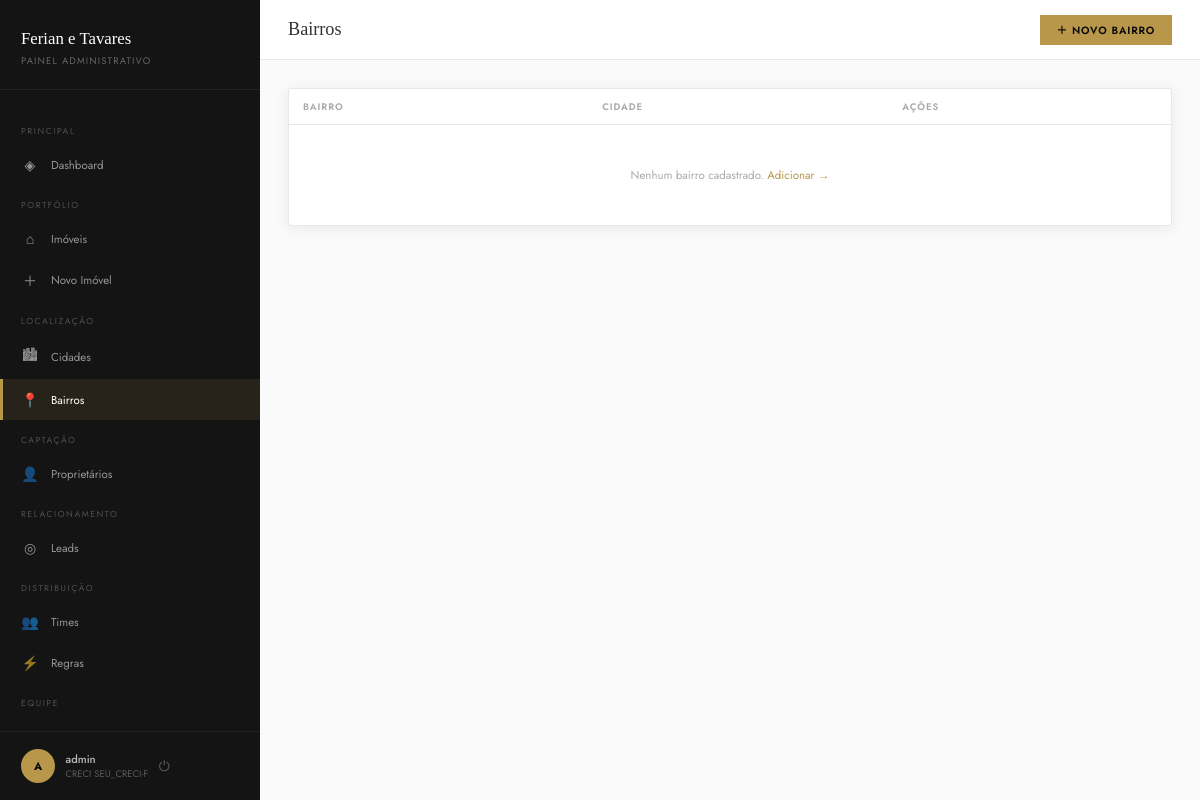
Before: /painel/bairros/ (signed in) with the older database file.
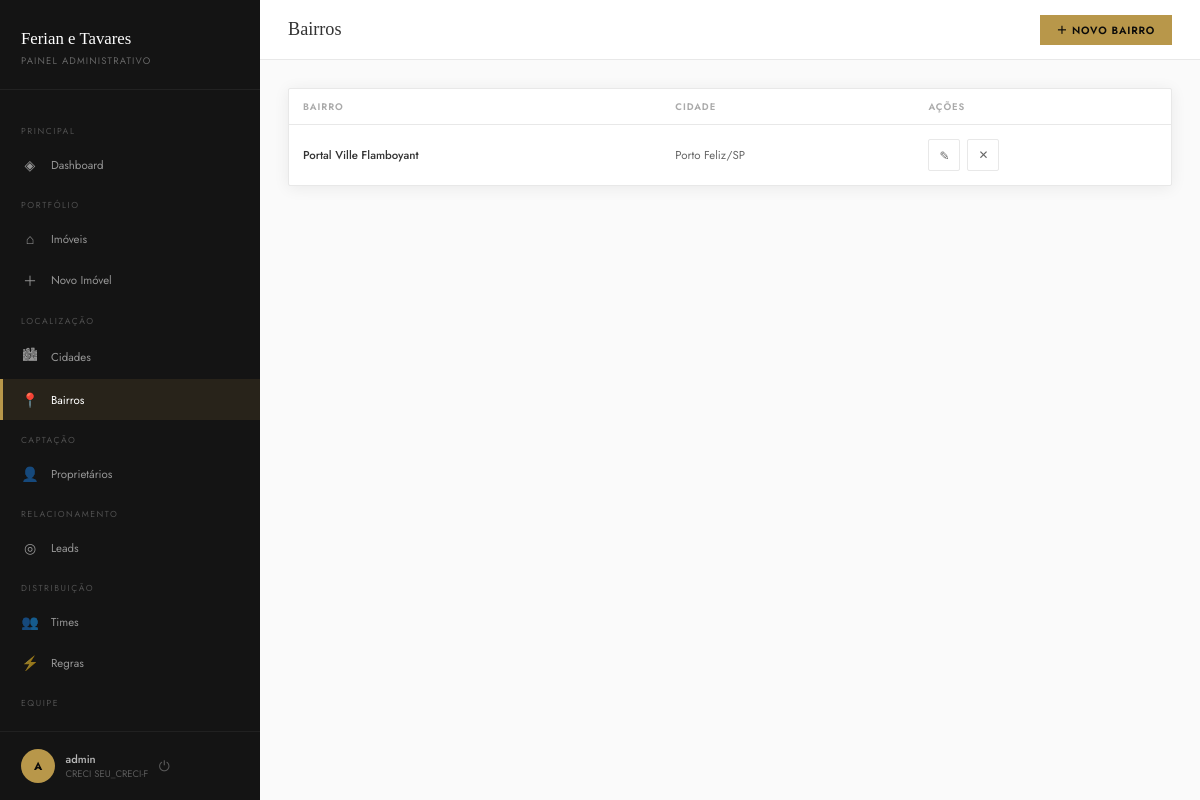
After: the same page with the newer database file.
### imoveis/models.py (models this page shows, shortened)
class Bairro(models.Model):
    nome = models.CharField(max_length=100)
    cidade = models.ForeignKey(Cidade, on_delete=models.CASCADE, related_name='bairros')
    class Meta:
        verbose_name = 'Bairro'
        verbose_name_plural = 'Bairros'
        ordering = ['nome']

class Cidade(models.Model):
    nome = models.CharField(max_length=100)
    estado = models.CharField(max_length=2, default='SP')
    class Meta:
        verbose_name = 'Cidade'
        verbose_name_plural = 'Cidades'
        ordering = ['nome']

### core/admin_views.py (the view)
# urls.py: path('bairros/', admin_views.bairro_list, name='bairro_list'),
@login_required
def bairro_list(request):
    bairros = Bairro.objects.select_related('cidade').order_by('cidade__nome', 'nome')
    return render(request, 'painel/bairro_list.html', {'bairros': bairros})

### core/context_processors.py (called while the page is built)
def site_settings(request):
    return {
        'WHATSAPP_NUMBER': getattr(settings, 'WHATSAPP_NUMBER', '5511947532081'),
        'BROKER_NAME': getattr(settings, 'BROKER_NAME', 'Luiz Tavares'),
        'BROKER_CRECI': getattr(settings, 'BROKER_CRECI', '226905-F'),
        'DISTRIBUICAO_ATIVA': getattr(settings, 'DISTRIBUICAO_LEADS_ATIVA', False),
    }

### templates/painel/bairro_list.html (shortened to what this page needs)
{% extends "painel/base.html" %}
{% block page_title %}Bairros{% endblock %}
{% block topbar_actions %}
<a href="{% url 'painel:bairro_create' %}" class="topbar-btn btn-gold">＋ Novo Bairro</a>
{% endblock %}
{% block content %}
<div class="card">
  <div class="table-wrap">
    <table>
      <thead>
        <tr><th>Bairro</th><th>Cidade</th><th>Ações</th></tr>
      </thead>
      <tbody>
        {% for bairro in bairros %}
        <tr>
          <td style="font-weight:500">{{ bairro.nome }}</td>
          <td style="color:#666">{{ bairro.cidade.nome }}/{{ bairro.cidade.estado }}</td>
          <td>
            <div class="actions">
              <a href="{% url 'painel:bairro_edit' bairro.pk %}" class="action-btn">✎</a>
              {% if request.user.is_staff %}
              <form method="post" action="{% url 'painel:bairro_delete' bairro.pk %}"
                    onsubmit="return confirm('Excluir {{ bairro.nome }}?')" style="display:inline">
                <button type="submit" class="action-btn danger">✕</button>
              </form>
              {% endif %}
            </div>
          </td>
        </tr>
        {% empty %}
        <tr>
          <td colspan="3" style="text-align:center;padding:3rem;color:#aaa">
            Nenhum bairro cadastrado.
            <a href="{% url 'painel:bairro_create' %}" style="color:#b8974a">Adicionar →</a>
          </td>
        </tr>
        {% endfor %}
      </tbody>
    </table>
  </div>
</div>
{% endblock %}

Changed rows visible on the page:
added Bairro: nome "Portal Ville Flamboyant", cidade.nome "Porto Feliz", cidade.estado "SP"
Other visible differences:
text no longer shown: "Nenhum bairro cadastrado. Adicionar →"
